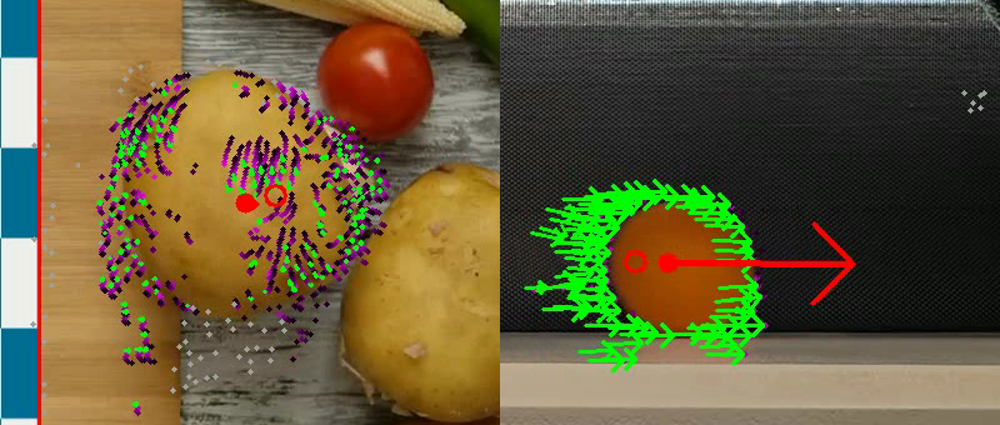
#> input picture assets/latex/fig_centre.png, 1000 x 425 px
$ python -i ball_detection.py   (imports and definitions only)
#> lines starting #> are read from the running program, lines starting #| are printed output that depends on the picture; after the words box and inside, x2 and y2 are one past the last pixel; in counts of white or black regions, pixels touching at a corner belong together
#> further down, picture is the input picture: shape (425, 1000, 3); mean B, G, R 58.2, 91.3, 102.2

import cv2 as cv
import numpy as np


def detect_ball(frame):
    hsv = cv.cvtColor(frame, cv.COLOR_BGR2HSV)
#> hsv: shape (425, 1000, 3); mean H, S, V 33.7, 110.3, 115.2

    # Orange colour range
    lower_orange = np.array([5, 100, 100])
    upper_orange = np.array([25, 255, 255])

    mask = cv.inRange(hsv, lower_orange, upper_orange)
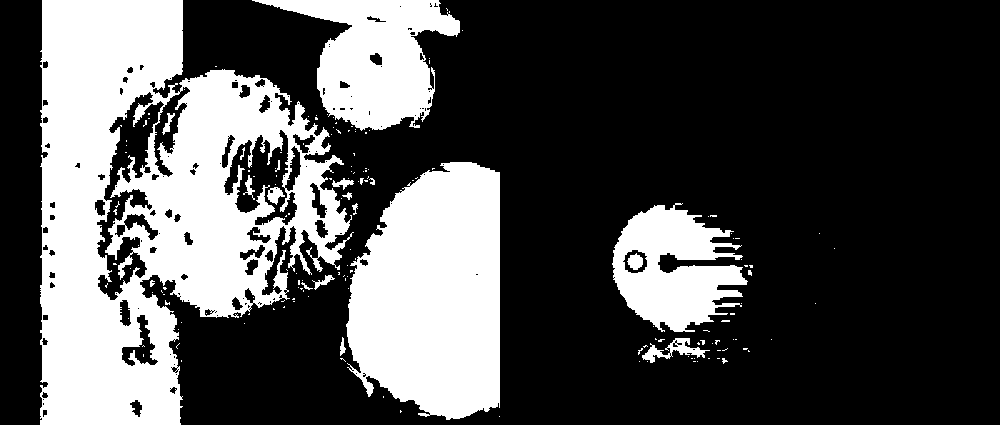
#> mask: shape (425, 1000); 31% white; 166 white regions (147 under 20 px), largest, box (x1, y1, x2, y2) and area: (40, 0, 354, 425) 73479, (346, 162, 500, 420) 31677, (252, 0, 460, 131) 13721

    # Remove small areas of noise
    kernel = np.ones((5, 5), np.uint8)
    mask = cv.morphologyEx(
        mask, cv.MORPH_OPEN, kernel
    )
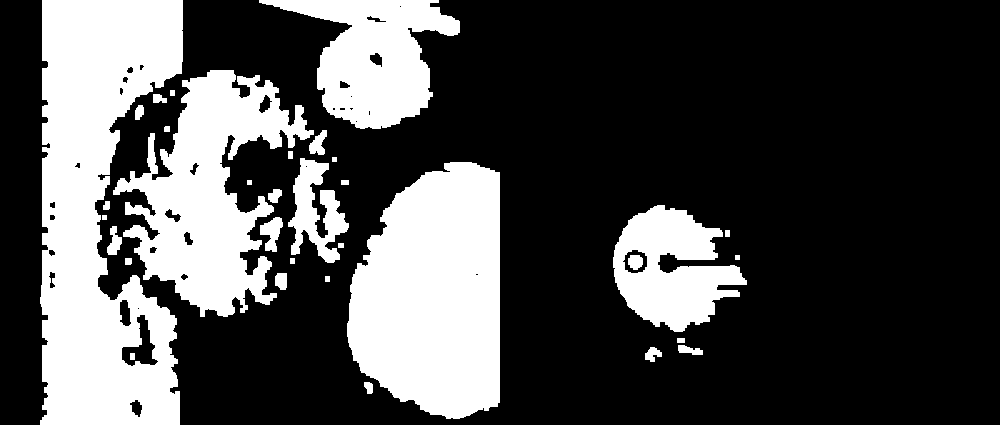
#> mask: shape (425, 1000); 29.5% white; 33 white regions

    contours, _ = cv.findContours(
        mask,
        cv.RETR_EXTERNAL,
        cv.CHAIN_APPROX_SIMPLE
    )
#> contours = 31 contours, 4 with area under 20; largest, box (x1, y1, x2, y2) and area: (40, 0, 183, 425) 42520, (347, 162, 500, 419) 30904, (113, 70, 314, 317) 22470, (259, 0, 460, 129) 13188, (613, 205, 747, 332) 10123

    if not contours:
        return None, mask

    # Find largest orange region
    contour = max(contours, key=cv.contourArea)
#> contour = contour of 393 points, box (x1, y1, x2, y2) (40, 0, 183, 425), area 42520

    if cv.contourArea(contour) < 100:
        return None, mask

    (x, y), radius = cv.minEnclosingCircle(contour)
#> x = 111; y = 212; radius = 223.6

    return (int(x), int(y), int(radius)), mask

>>> import cv2
>>> picture = cv2.imread('../assets/latex/fig_centre.png')
>>> result = detect_ball(picture)
